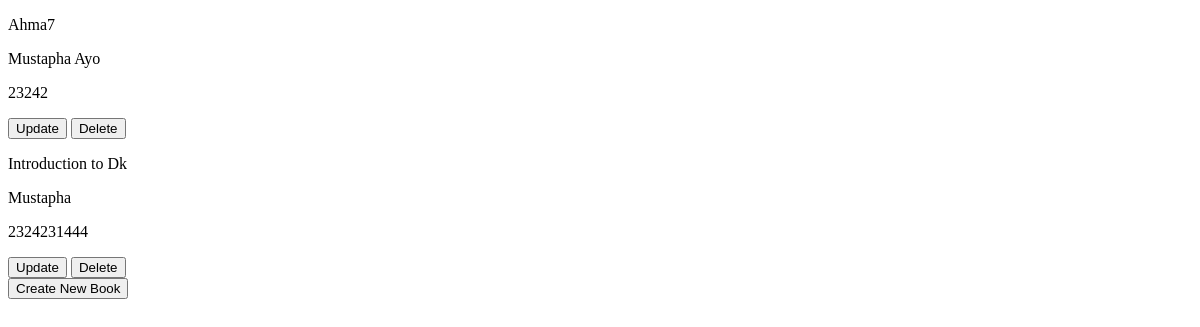
The app's page /, older data.
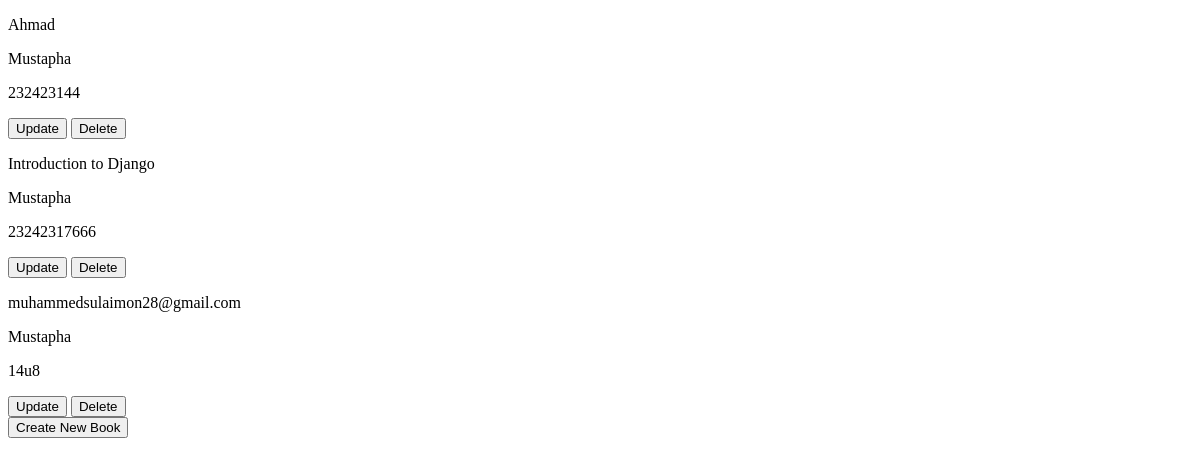
The same page, newer data.
### Book/models.py (models this page shows, shortened)
class Book(models.Model):
    name = models.CharField(max_length=60)
    author = models.CharField(max_length=50)
    isbn = models.CharField(max_length=50, unique=True)

### Book/views.py (the view)
# urls.py: path("", index, name= 'index'),
def index(request):
    is_ajax_request = request.headers.get("X-Requested-With") == 'XMLHTTPRequest'
    form = BookForm()
    if is_ajax_request:
        if request.method == "GET":
            data = list(Book.objects.all().values)
            return JsonResponse({'context': data})
    context = {
        "books":Book.objects.all(),
        "form":form
    }
    return render(request, "index.html", context=context)

### templates/index.html (shortened to what this page needs)
<!DOCTYPE html>
{% load static %}
<html lang="en" xmlns="http://www.w3.org/1999/html" xmlns="http://www.w3.org/1999/html">
<head>
</head>
<body>
<div id="whole">
    {% for book in books%}
    <div class="container" id="container-{{ book.id }}">
        <div id="individual_book">
            <p id="book-{{book.id}}">{{book.name}}</p>
            <p id="book-author-{{book.id}}">{{book.author}}</p>
            <p id="book-isbn-{{book.id}}">{{book.isbn}}</p>
    <button id="update-{{book.id}}" value="Update"
            onclick="loadForm"> Update </button>
    <button id="delete-{{book.id}}" value="Delete"
            onclick="deleteBook(event, id=this.id)">Delete</button>
        </div>
        </div>
    {% endfor %}
</div>
    <button id="create" type="button"> Create New Book </button>
</body>
</html>

Row changes from the older to the newer data that the page shows:
removed Book: name "Ahma7", author "Mustapha Ayo", isbn "23242"
removed Book: name "Introduction to Dk", author "Mustapha", isbn "2324231444"
added Book: name "Ahmad", author "Mustapha", isbn "232423144"
added Book: name "Introduction to Django", author "Mustapha", isbn "23242317666"
added Book: name "muhammedsulaimon28@gmail.com", author "Mustapha", isbn "14u8"
